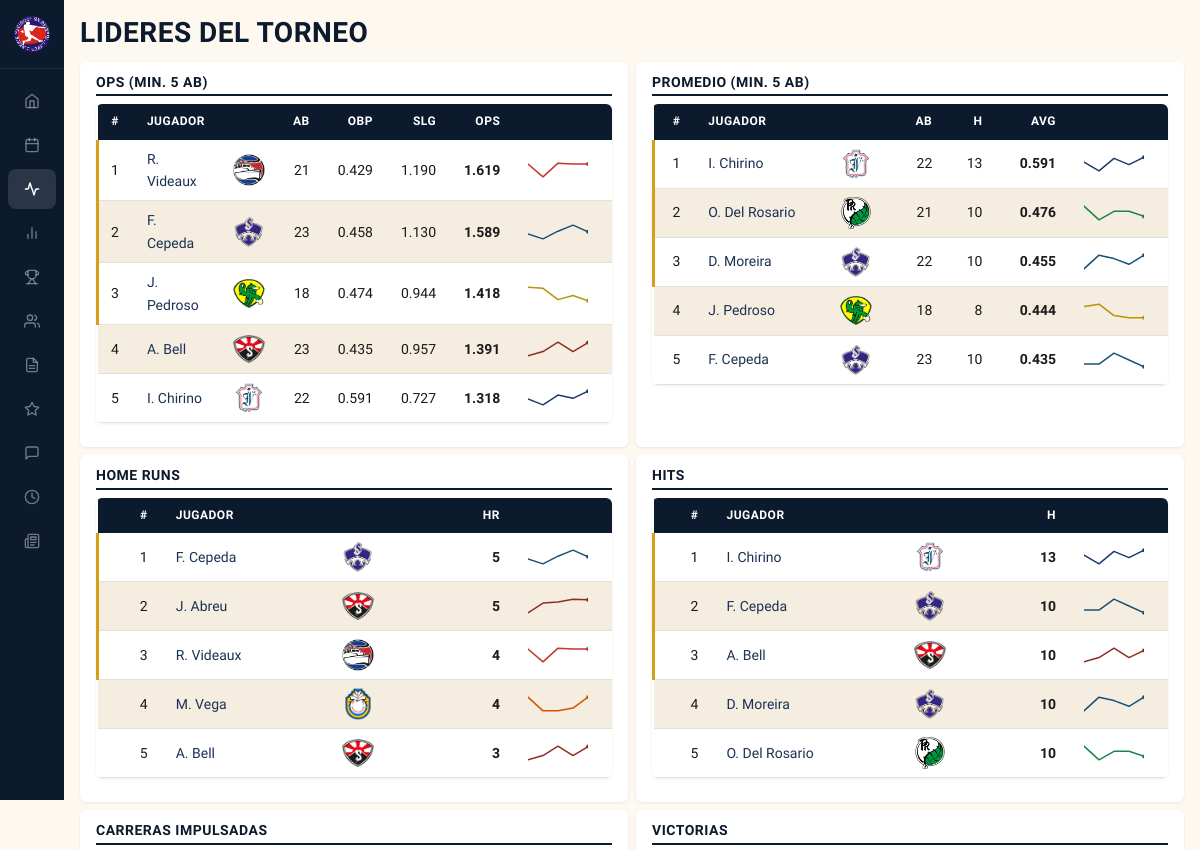
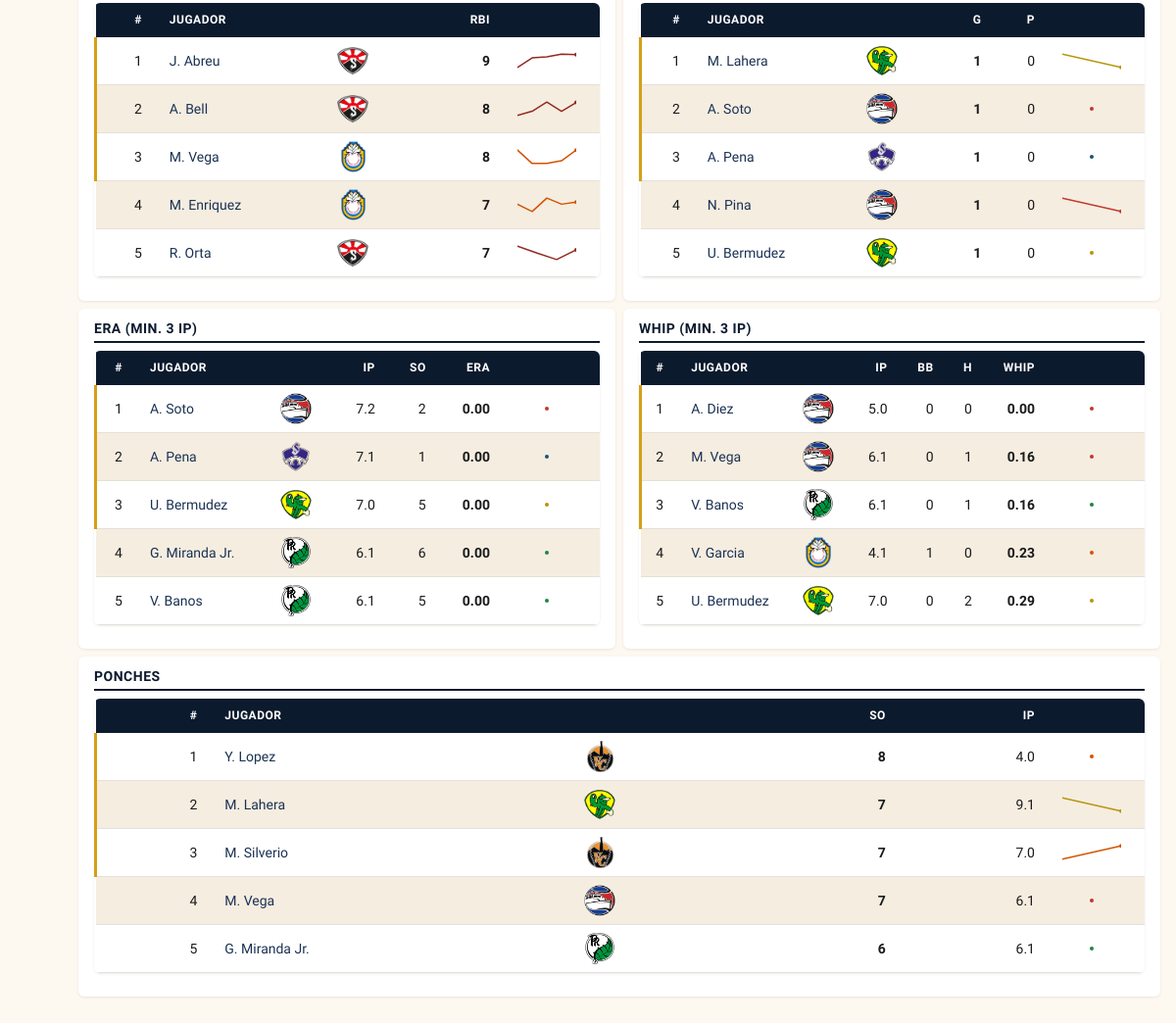
The page /leaders on the database its author committed (2 pictures, top to bottom).
### tables this page shows
CREATE TABLE players (
            id INTEGER PRIMARY KEY,
            team_id INTEGER REFERENCES teams(id),
            name TEXT NOT NULL,
            full_name TEXT,
            position TEXT NOT NULL,
            bats_throws TEXT,
            role TEXT NOT NULL,
            lineup_order INTEGER,
            bullpen_role TEXT,
            is_drafted INTEGER DEFAULT 0,
            photo_file TEXT
        );

### blueprints/leaders/routes.py (the view)
@leaders_bp.route('/leaders')
def leaders() -> str:
    return render_template('leaders.html',
                           bat_ops=get_bat_ops_leaders(),
                           bat_avg=get_bat_avg_leaders(),
                           bat_hr=get_bat_hr_leaders(),
                           bat_hits=get_bat_hits_leaders(),
                           bat_rbi=get_bat_rbi_leaders(),
                           pitch_wins=get_pitch_wins_leaders(),
                           pitch_era=get_pitch_era_leaders(),
                           pitch_whip=get_pitch_whip_leaders(),
                           pitch_so=get_pitch_so_leaders())

### app.py (called while the page is built)
def _register_static_versioning(app: Flask) -> None:
    @app.url_defaults
    def _inject_static_version(endpoint: str, values: dict) -> None:
        if endpoint != 'static' or 'v' in values:
            return
        filename = values.get('filename')
        if not filename:
            return
        path = os.path.join(app.static_folder or '', filename)
        try:
            values['v'] = int(os.path.getmtime(path))
        except OSError:
            pass

### blueprints/leaders/services.py (called while the page is built)
def _attach_spark(leaders: list[dict[str, Any]], series: dict[int, list[float]]) -> list[dict[str, Any]]:
    for e in leaders:
        e["spark"] = series.get(e["id"], [])
    return leaders

def get_bat_avg_leaders() -> list[dict[str, Any]]:
    qualified = [e for e in get_all_batting_lines() if e["AB"] >= 5]
    top = sorted(qualified, key=lambda e: (-e["AVG"], -e["AB"]))[:5]
    return _attach_spark(top, get_weekly_batting_series("AVG"))

def get_bat_ops_leaders() -> list[dict[str, Any]]:
    qualified = [e for e in get_all_batting_lines() if e["AB"] >= 5]
    top = sorted(qualified, key=lambda e: (-e["OPS"], -e["AB"]))[:5]
    return _attach_spark(top, get_weekly_batting_series("OPS"))

def get_bat_hr_leaders() -> list[dict[str, Any]]:
    qualified = [e for e in get_all_batting_lines() if e["HR"] > 0]
    top = sorted(qualified, key=lambda e: (-e["HR"], -e["AB"]))[:5]
    return _attach_spark(top, get_weekly_batting_series("OPS"))

def get_bat_hits_leaders() -> list[dict[str, Any]]:
    qualified = [e for e in get_all_batting_lines() if e["H"] > 0]
    top = sorted(qualified, key=lambda e: (-e["H"], -e["AB"]))[:5]
    return _attach_spark(top, get_weekly_batting_series("AVG"))

def get_bat_rbi_leaders() -> list[dict[str, Any]]:
    qualified = [e for e in get_all_batting_lines() if e["RBI"] > 0]
    top = sorted(qualified, key=lambda e: (-e["RBI"], -e["AB"]))[:5]
    return _attach_spark(top, get_weekly_batting_series("OPS"))

def get_pitch_wins_leaders() -> list[dict[str, Any]]:
    qualified = [e for e in get_all_pitching_lines() if e["W"] > 0]
    top = sorted(qualified, key=lambda e: (-e["W"], -e["IP_outs"]))[:5]
    return _attach_spark(top, get_weekly_pitching_series("ERA"))

def get_pitch_era_leaders() -> list[dict[str, Any]]:
    qualified = [e for e in get_all_pitching_lines() if e["IP_outs"] >= 9]
    top = sorted(qualified, key=lambda e: (e["ERA"], -e["IP_outs"]))[:5]
    return _attach_spark(top, get_weekly_pitching_series("ERA"))

### templates/leaders.html (shortened to what this page needs)
{% extends "base.html" %}
{% from 'components/empty_state.html' import empty_state %}
{% from 'components/leaderboard_table.html' import leaderboard_table %}
{% block content %}
<h1>Lideres del Torneo</h1>
<div class="bento">
{% if bat_ops %}
{{ leaderboard_table('OPS (min. 5 AB)', 'Lideres de OPS', bat_ops,
    [('AB', 'AB', false), ('OBP', 'OBP', false), ('SLG', 'SLG', false), ('OPS', 'OPS', true)],
    format_map={"OBP": "%.3f", "SLG": "%.3f", "OPS": "%.3f"}) }}
{% endif %}
{% if bat_avg %}
{{ leaderboard_table('Promedio (min. 5 AB)', 'Lideres de promedio de bateo', bat_avg,
    [('AB', 'AB', false), ('H', 'H', false), ('AVG', 'AVG', true)],
    format_map={"AVG": "%.3f"}) }}
{% endif %}
{% if bat_hr %}
{{ leaderboard_table('Home Runs', 'Lideres de home runs', bat_hr,
    [('HR', 'HR', true)]) }}
{% endif %}
{% if bat_hits %}
{{ leaderboard_table('Hits', 'Lideres de hits', bat_hits,
    [('H', 'H', true)]) }}
{% endif %}
{% if bat_rbi %}
{{ leaderboard_table('Carreras Impulsadas', 'Lideres de carreras impulsadas', bat_rbi,
    [('RBI', 'RBI', true)]) }}
{% endif %}
{% if pitch_wins %}
{{ leaderboard_table('Victorias', 'Lideres de victorias', pitch_wins,
    [('G', 'W', true), ('P', 'L', false)]) }}
{% endif %}
{% if pitch_era %}
{{ leaderboard_table('ERA (min. 3 IP)', 'Lideres de ERA', pitch_era,
    [('IP', 'IP_outs', false), ('SO', 'SO', false), ('ERA', 'ERA', true)],
    format_map={"ERA": "%.2f"}) }}
{% endif %}
{% if pitch_whip %}
{{ leaderboard_table('WHIP (min. 3 IP)', 'Lideres de WHIP', pitch_whip,
    [('IP', 'IP_outs', false), ('BB', 'BB', false), ('H', 'H', false), ('WHIP', 'WHIP', true)],
    format_map={"WHIP": "%.2f"}) }}
{% endif %}
{% if pitch_so %}
{{ leaderboard_table('Ponches', 'Lideres de ponches', pitch_so,
    [('SO', 'SO', true), ('IP', 'IP_outs', false)],
    panel_class='bento-full') }}
{% endif %}
</div>
{% endblock %}

### templates/components/leaderboard_table.html (shortened to what this page needs)
{% from 'components/logo_img.html' import logo_img %}
{% from 'components/sparkline.html' import sparkline %}
{% macro leaderboard_table(title, caption, players, stat_cols, format_map={}, panel_class='') %}
<div class="panel {{ panel_class }}">
    <h2>{{ title }}</h2>
    <div class="table-scroll"><table class="leaderboard stat-table">
        <thead>
            <tr>
                <th class="num" scope="col">#</th>
                <th scope="col">Jugador</th>
                <th scope="col"></th>
                {% for header, key, bold in stat_cols %}
                <th class="num" scope="col">{{ header }}</th>
                {% endfor %}
                <th scope="col" class="spark-col"><span class="sr-only">Tendencia</span></th>
            </tr>
        </thead>
        <tbody>
        {% for p in players %}
        <tr>
            <td class="num">{{ loop.index }}</td>
            <td><a href="{{ url_for('players.player', player_id=p.id) }}">{{ p.name }}</a></td>
            <td>{{ logo_img(p.logo_file, css_class='inline-logo-md', alt=p.short_name) }}</td>
            {% for header, key, bold in stat_cols %}
            <td class="num {% if bold %}pct{% endif %}">
                {% set val = p[key] %}
                {% if key in format_map %}
                    {% if bold %}<strong>{{ format_map[key]|format(val) }}</strong>{% else %}{{ format_map[key]|format(val) }}{% endif %}
                {% elif key == 'IP_outs' %}
                    {% if bold %}<strong>{{ format_ip(val) }}</strong>{% else %}{{ format_ip(val) }}{% endif %}
                {% else %}
                    {% if bold %}<strong>{{ val }}</strong>{% else %}{{ val }}{% endif %}
                {% endif %}
            </td>
            {% endfor %}
            <td class="spark-cell" style="--team-color: {{ p.color_primary }}">{{ sparkline(p.spark if p.spark is defined else []) }}</td>
        </tr>
        {% endfor %}
        </tbody>
    </table></div>
</div>
{% endmacro %}

### templates/components/logo_img.html
{% macro logo_img(logo_file, css_class='inline-logo', alt='') %}
{% if logo_file %}
    {%- set dims = {
        'inline-logo':    64,
        'inline-logo-md': 32,
        'inline-logo-sm': 16,
        'team-logo':      56,
        'sched-logo':     72,
        'game-card-bg game-card-bg-left':  64,
        'game-card-bg game-card-bg-right': 64,
    } -%}
    {%- set size = dims.get(css_class) -%}
<img src="{{ url_for('static', filename='graphics/' + logo_file) }}"
     class="{{ css_class }}" alt="{{ alt }}" loading="lazy" decoding="async"
     {%- if size %} width="{{ size }}" height="{{ size }}"{% endif %}>
{% endif %}
{% endmacro %}

### templates/components/sparkline.html (shortened to what this page needs)
{% macro sparkline(points, width=60, height=18) %}
{% if points and points|length > 1 %}
    {% set coords = [] %}
    <svg class="sparkline" viewBox="0 0 {{ width }} {{ height }}" width="{{ width }}" height="{{ height }}" preserveAspectRatio="none" aria-hidden="true">
        <polyline points="{{ coords|join(' ') }}"
                  fill="none" stroke="currentColor" stroke-width="1.5"
                  stroke-linecap="round" stroke-linejoin="round"/>
        {% set last = coords[-1].split(',') %}
        <circle cx="{{ last[0] }}" cy="{{ last[1] }}" r="2" fill="currentColor"/>
    </svg>
{% elif points and points|length == 1 %}
    <svg class="sparkline" viewBox="0 0 {{ width }} {{ height }}" width="{{ width }}" height="{{ height }}" preserveAspectRatio="none" aria-hidden="true">
        <circle cx="{{ width / 2 }}" cy="{{ height / 2 }}" r="2" fill="currentColor"/>
    </svg>
{% else %}
    <span class="sparkline-empty" aria-hidden="true"></span>
{% endif %}
{% endmacro %}

### static/style.css (style rules this page uses)
:root { --navy-900: #0C1A2E; --navy-800: #132B4A; --navy-700: #1B3254; --navy-500: #2D4F7E; --red-600: #C62828; --red-700: #A51C1C; --cream-50: #FDF8F0; --cream-100: #F5EDE0; --cream-200: #E8DCC8; --white: #FFFFFF; --gray-600: #5A5A5A; --gray-400: #9E9E9E; --green-600: #2E7D32; --gold-500: #D4A017; --ernesto: #2b6cb0; --junior: #c05621; --text-primary: #1A1A1A; --text-secondary: #5A6370; --border: #E5E0D8; --shadow-sm: 0 1px 3px rgba(0,0,0,0.08); --shadow-md: 0 4px 12px rgba(0,0,0,0.12); --sidebar-width: 200px; --sidebar-collapsed: 64px; --text-xs: 0.6875rem; --text-sm: 0.75rem; --text-base: 0.875rem; --text-lg: 1rem; --text-xl: 1.25rem; --text-2xl: 1.75rem; --text-3xl: 2.25rem; --space-1: 4px; --space-2: 8px; --space-3: 12px; --space-4: 16px; --space-5: 24px; --space-6: 32px; --space-7: 48px; --space-8: 64px; --bg: var(--cream-50); --bg-alt: var(--cream-100); --card: var(--white); --text: var(--text-primary); --muted: var(--text-secondary); --accent: var(--red-600); --link: var(--navy-700); --green: var(--green-600); --red: var(--red-600); --gold: var(--gold-500); }
*, *::before, *::after { margin: 0; padding: 0; box-sizing: border-box; }
body { font-family: 'Source Sans 3', system-ui, -apple-system, sans-serif; background: var(--cream-50); color: var(--text-primary); line-height: 1.6; font-size: var(--text-base); }
a { color: var(--navy-700); text-decoration: none; transition: color 120ms; }
h1, h2, h3 { font-family: 'Barlow Condensed', 'Arial Narrow', sans-serif; text-transform: uppercase; letter-spacing: 0.5px; line-height: 1.2; }
h1 { color: var(--navy-900); margin-bottom: var(--space-3); font-size: var(--text-2xl); font-weight: 800; }
h2 { color: var(--navy-900); margin: var(--space-5) 0 var(--space-2); font-size: var(--text-xl); font-weight: 700; }
table { width: 100%; border-collapse: collapse; margin-bottom: var(--space-3); background: var(--white); border-radius: 6px; overflow: hidden; box-shadow: var(--shadow-sm); }
th { background: var(--navy-900); color: var(--white); padding: var(--space-2) var(--space-3); text-align: left; font-family: 'Barlow Condensed', sans-serif; font-size: var(--text-sm); font-weight: 700; text-transform: uppercase; letter-spacing: 0.5px; }
td { padding: var(--space-2) var(--space-4) var(--space-2) var(--space-3); border-bottom: 1px solid var(--border); font-size: var(--text-base); }
th { padding-right: var(--space-4); }
td:last-child, th:last-child { padding-right: var(--space-5); }
tbody tr:nth-child(even) { background: var(--cream-100); }
.num { text-align: right; font-variant-numeric: tabular-nums; }
.stat-table { position: relative; }
.stat-table thead th { position: sticky; top: 0; z-index: 3; }
.stat-table td:first-child { position: sticky; left: 0; z-index: 2; background: inherit; }
.stat-table th:first-child { position: sticky; left: 0; z-index: 4; background: var(--navy-900); }
.table-scroll { overflow-x: auto; border-radius: 6px; box-shadow: var(--shadow-sm); margin-bottom: var(--space-3); }
.table-scroll table { margin-bottom: 0; box-shadow: none; border-radius: 0; }
.leaderboard tbody tr:nth-child(-n+3) { border-left: 3px solid var(--gold-500); }
.spark-col { width: 70px; }
.spark-cell { color: var(--team-color, var(--red-600)); line-height: 0; text-align: right; padding-right: 8px; }
.sparkline { display: inline-block; vertical-align: middle; }
.inline-logo-md { height: 32px; width: 32px; object-fit: contain; vertical-align: middle; }
.bento { display: grid; grid-template-columns: 1fr 1fr; gap: var(--space-2); margin-bottom: var(--space-3); }
.bento-full { grid-column: 1 / -1; }
.panel { background: var(--white); border-radius: 6px; padding: var(--space-3) var(--space-4); box-shadow: var(--shadow-sm); overflow: hidden; }
.panel h2 { margin: 0 0 var(--space-2) 0; font-size: var(--text-base); border-bottom: 2px solid var(--navy-900); padding-bottom: var(--space-1); }
.panel table { margin-bottom: 0; box-shadow: none; border-radius: 0; }

### rows shown on the page
players: name "R. Videaux", stat_cols "21", format_map "0.429" "1.190", format_map "1.619", {{ width }} 60 (drawn), stat_cols "4"
players: name "F. Cepeda", stat_cols "23" "23" "10", format_map "0.458" "1.130", format_map "1.589" "0.435", {{ width }} 60 (drawn), stat_cols "5" "10"
players: name "J. Pedroso", stat_cols "18" "18" "8", format_map "0.474" "0.944", format_map "1.418" "0.444", {{ width }} 60 (drawn)
players: name "A. Bell", stat_cols "23", format_map "0.435" "0.957", format_map "1.391", {{ width }} 60 (drawn), stat_cols "3" "10" "8"
players: name "I. Chirino", shows a picture, stat_cols "22" "22" "13", format_map "0.591" "0.727", format_map "1.318" "0.591", {{ width }} 60 (drawn), stat_cols "13"
players: name "O. Del Rosario", stat_cols "21" "10", format_map "0.476", {{ width }} 60 (drawn), stat_cols "10"
players: name "D. Moreira", stat_cols "22" "10", format_map "0.455", {{ width }} 60 (drawn), stat_cols "10"
players: name "J. Abreu", stat_cols "5" "9", {{ width }} 60 (drawn)
players: name "M. Vega", stat_cols "4" "8", {{ width }} 60 (drawn)
players: name "M. Enriquez", stat_cols "7", {{ width }} 60 (drawn)
players: name "R. Orta", stat_cols "7", {{ width }} 60 (drawn)
players: name "M. Lahera", stat_cols "1" "7", stat_cols "0", {{ width }} 60 (drawn), format_ip "9.1"
players: name "A. Soto", stat_cols "1", stat_cols "0" "2", {{ width }} 60 (drawn), format_ip "7.2", format_map "0.00"
players: name "A. Pena", stat_cols "1", stat_cols "0" "1", {{ width }} 60 (drawn), format_ip "7.1", format_map "0.00"
players: name "N. Pina", stat_cols "1", stat_cols "0", {{ width }} 60 (drawn)
players: name "U. Bermudez", stat_cols "1", stat_cols "0" "5" "0" "2", {{ width }} 60 (drawn), format_ip "7.0" "7.0", format_map "0.00" "0.29"
players: name "G. Miranda Jr.", format_ip "6.1" "6.1", stat_cols "6", format_map "0.00", {{ width }} 60 (drawn), stat_cols "6"
players: name "V. Banos", format_ip "6.1" "6.1", stat_cols "5" "0" "1", format_map "0.00" "0.16", {{ width }} 60 (drawn)
players: name "A. Diez", format_ip "5.0", stat_cols "0" "0", format_map "0.00", {{ width }} 60 (drawn)
players: name "M. Vega", format_ip "6.1" "6.1", stat_cols "0" "1", format_map "0.16", {{ width }} 60 (drawn), stat_cols "7"
players: name "V. Garcia", format_ip "4.1", stat_cols "1" "0", format_map "0.23", {{ width }} 60 (drawn)
players: name "Y. Lopez", stat_cols "8", format_ip "4.0", {{ width }} 60 (drawn)
players: name "M. Silverio", stat_cols "7", format_ip "7.0", {{ width }} 60 (drawn)

### other values the page prints
{{ title }} "OPS (MIN. 5 AB) PROMEDIO (MIN. 5 AB) HOME RUNS HITS CARRERAS IMPULSADAS VICTORIAS ERA (MIN. 3 IP) WHIP (MIN. 3 IP) PONCHES"
{{ header }} "AB" "OBP" "SLG" "OPS" "AB" "H" "AVG" "HR" "H" "RBI" "G" "P" "IP" "SO" "ERA" "IP" "BB" "H" "WHIP" "SO" "IP"
